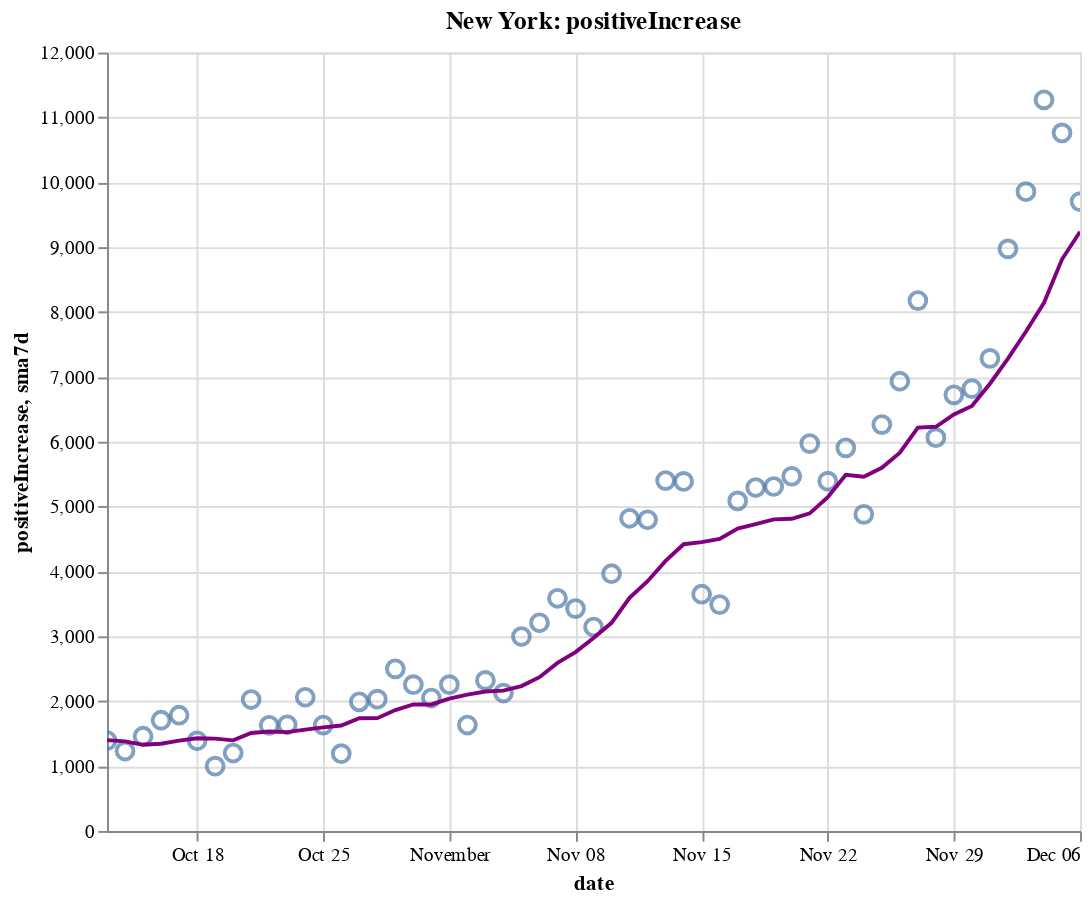

Notebook source saved alongside this figure:
### Code cell
create_plot(ny, 'positiveIncrease')

### Figure 1 — Vega-Lite specification as saved in the notebook (floating-point values rounded to 4 significant figures)
{"config": {"view": {"continuousWidth": 400, "continuousHeight": 300}}, "layer": [{"layer": [{"mark": {"type": "point", "size": 75}, "encoding": {"tooltip": [{"type": "temporal", "field": "date"}, {"type": "quantitative", "field": "positiveIncrease"}, {"type": "quantitative", "field": "sma7d"}], "x": {"type": "temporal", "field": "date"}, "y": {"type": "quantitative", "field": "positiveIncrease"}}, "selection": {"selector008": {"type": "interval", "bind": "scales", "encodings": ["x", "y"]}}}, {"mark": {"type": "line", "color": "purple"}, "encoding": {"x": {"type": "temporal", "field": "date"}, "y": {"type": "quantitative", "field": "sma7d"}}}]}, {"mark": {"type": "rule", "color": "#aaa"}, "encoding": {"x": {"type": "temporal", "field": "date"}}, "transform": [{"filter": {"selection": "selector007"}}]}, {"mark": "circle", "encoding": {"opacity": {"condition": {"value": 1, "selection": "selector007"}, "value": 0}, "tooltip": [{"type": "temporal", "field": "date"}, {"type": "quantitative", "field": "positiveIncrease"}, {"type": "quantitative", "field": "sma7d"}], "x": {"type": "temporal", "field": "date"}, "y": {"type": "quantitative", "field": "positiveIncrease"}}, "selection": {"selector007": {"type": "single", "encodings": ["x"], "on": "mouseover", "nearest": true, "empty": "none"}}}, {"mark": {"type": "text", "align": "left", "dx": 5, "dy": -5, "stroke": "white", "strokeWidth": 2}, "encoding": {"text": {"type": "quantitative", "field": "positiveIncrease"}, "tooltip": [{"type": "temporal", "field": "date"}, {"type": "quantitative", "field": "positiveIncrease"}, {"type": "quantitative", "field": "sma7d"}], "x": {"type": "temporal", "field": "date"}, "y": {"type": "quantitative", "field": "positiveIncrease"}}, "transform": [{"filter": {"selection": "selector007"}}]}, {"mark": {"type": "text", "align": "left", "dx": 5, "dy": -5}, "encoding": {"text": {"type": "quantitative", "field": "positiveIncrease"}, "tooltip": [{"type": "temporal", "field": "date"}, {"type": "quantitative", "field": "positiveIncrease"}, {"type": "quantitative", "field": "sma7d"}], "x": {"type": "temporal", "field": "date"}, "y": {"type": "quantitative", "field": "positiveIncrease"}}, "transform": [{"filter": {"selection": "selector007"}}]}], "data": {"name": "data-3433c3507998ab5eaab9e9a0fabde147"}, "height": 400, "title": "New York: positiveIncrease", "width": 500, "$schema": "https://vega.github.io/schema/vega-lite/v4.8.1.json", "datasets": {"data-3433c3507998ab5eaab9e9a0fabde147": [{"date": "2020-10-13T00:00:00", "totalTestResultsIncrease": 99070.0, "positiveIncrease": 1393.0, "death": 25600.0, "deathIncrease": 11.0, "positiveRate": 0.014, "state": "New York", "sma7d": 1400.0}, {"date": "2020-10-14T00:00:00", "totalTestResultsIncrease": 111700.0, "positiveIncrease": 1232.0, "death": 25600.0, "deathIncrease": 7.0, "positiveRate": 0.011, "state": "New York", "sma7d": 1382.0}, {"date": "2020-10-15T00:00:00", "totalTestResultsIncrease": 133200.0, "positiveIncrease": 1460.0, "death": 25620.0, "deathIncrease": 13.0, "positiveRate": 0.011, "state": "New York", "sma7d": 1328.0}, {"date": "2020-10-16T00:00:00", "totalTestResultsIncrease": 136000.0, "positiveIncrease": 1707.0, "death": 25630.0, "deathIncrease": 10.0, "positiveRate": 0.013, "state": "New York", "sma7d": 1344.0}, {"date": "2020-10-17T00:00:00", "totalTestResultsIncrease": 160000.0, "positiveIncrease": 1784.0, "death": 25640.0, "deathIncrease": 9.0, "positiveRate": 0.011, "state": "New York", "sma7d": 1393.0}, {"date": "2020-10-18T00:00:00", "totalTestResultsIncrease": 128800.0, "positiveIncrease": 1390.0, "death": 25640.0, "deathIncrease": 7.0, "positiveRate": 0.011, "state": "New York", "sma7d": 1428.0}, {"date": "2020-10-19T00:00:00", "totalTestResultsIncrease": 82010.0, "positiveIncrease": 998.0, "death": 25660.0, "deathIncrease": 15.0, "positiveRate": 0.012, "state": "New York", "sma7d": 1423.0}, {"date": "2020-10-20T00:00:00", "totalTestResultsIncrease": 90540.0, "positiveIncrease": 1201.0, "death": 25670.0, "deathIncrease": 13.0, "positiveRate": 0.013, "state": "New York", "sma7d": 1396.0}, {"date": "2020-10-21T00:00:00", "totalTestResultsIncrease": 124800.0, "positiveIncrease": 2026.0, "death": 25680.0, "deathIncrease": 7.0, "positiveRate": 0.016, "state": "New York", "sma7d": 1509.0}, {"date": "2020-10-22T00:00:00", "totalTestResultsIncrease": 135300.0, "positiveIncrease": 1628.0, "death": 25690.0, "deathIncrease": 15.0, "positiveRate": 0.012, "state": "New York", "sma7d": 1533.0}, {"date": "2020-10-23T00:00:00", "totalTestResultsIncrease": 141500.0, "positiveIncrease": 1637.0, "death": 25700.0, "deathIncrease": 11.0, "positiveRate": 0.012, "state": "New York", "sma7d": 1523.0}, {"date": "2020-10-24T00:00:00", "totalTestResultsIncrease": 156900.0, "positiveIncrease": 2061.0, "death": 25720.0, "deathIncrease": 13.0, "positiveRate": 0.013, "state": "New York", "sma7d": 1563.0}, {"date": "2020-10-25T00:00:00", "totalTestResultsIncrease": 120800.0, "positiveIncrease": 1632.0, "death": 25730.0, "deathIncrease": 12.0, "positiveRate": 0.014, "state": "New York", "sma7d": 1598.0}, {"date": "2020-10-26T00:00:00", "totalTestResultsIncrease": 82120.0, "positiveIncrease": 1191.0, "death": 25740.0, "deathIncrease": 12.0, "positiveRate": 0.015, "state": "New York", "sma7d": 1625.0}, {"date": "2020-10-27T00:00:00", "totalTestResultsIncrease": 111600.0, "positiveIncrease": 1991.0, "death": 25760.0, "deathIncrease": 16.0, "positiveRate": 0.018, "state": "New York", "sma7d": 1738.0}, {"date": "2020-10-28T00:00:00", "totalTestResultsIncrease": 129700.0, "positiveIncrease": 2031.0, "death": 25770.0, "deathIncrease": 15.0, "positiveRate": 0.016, "state": "New York", "sma7d": 1739.0}, {"date": "2020-10-29T00:00:00", "totalTestResultsIncrease": 168400.0, "positiveIncrease": 2499.0, "death": 25790.0, "deathIncrease": 19.0, "positiveRate": 0.015, "state": "New York", "sma7d": 1863.0}, {"date": "2020-10-30T00:00:00", "totalTestResultsIncrease": 146900.0, "positiveIncrease": 2255.0, "death": 25800.0, "deathIncrease": 12.0, "positiveRate": 0.015, "state": "New York", "sma7d": 1951.0}, {"date": "2020-10-31T00:00:00", "totalTestResultsIncrease": 137000.0, "positiveIncrease": 2049.0, "death": 25810.0, "deathIncrease": 3.0, "positiveRate": 0.015, "state": "New York", "sma7d": 1950.0}, {"date": "2020-11-01T00:00:00", "totalTestResultsIncrease": 148900.0, "positiveIncrease": 2255.0, "death": 25820.0, "deathIncrease": 17.0, "positiveRate": 0.015, "state": "New York", "sma7d": 2039.0}, {"date": "2020-11-02T00:00:00", "totalTestResultsIncrease": 96100.0, "positiveIncrease": 1633.0, "death": 25840.0, "deathIncrease": 14.0, "positiveRate": 0.017, "state": "New York", "sma7d": 2102.0}, {"date": "2020-11-03T00:00:00", "totalTestResultsIncrease": 127900.0, "positiveIncrease": 2321.0, "death": 25850.0, "deathIncrease": 15.0, "positiveRate": 0.018, "state": "New York", "sma7d": 2149.0}, {"date": "2020-11-04T00:00:00", "totalTestResultsIncrease": 133500.0, "positiveIncrease": 2126.0, "death": 25870.0, "deathIncrease": 15.0, "positiveRate": 0.016, "state": "New York", "sma7d": 2163.0}, {"date": "2020-11-05T00:00:00", "totalTestResultsIncrease": 161000.0, "positiveIncrease": 2997.0, "death": 25890.0, "deathIncrease": 24.0, "positiveRate": 0.019, "state": "New York", "sma7d": 2234.0}, {"date": "2020-11-06T00:00:00", "totalTestResultsIncrease": 160700.0, "positiveIncrease": 3209.0, "death": 25910.0, "deathIncrease": 18.0, "positiveRate": 0.02, "state": "New York", "sma7d": 2370.0}, {"date": "2020-11-07T00:00:00", "totalTestResultsIncrease": 163300.0, "positiveIncrease": 3587.0, "death": 25930.0, "deathIncrease": 18.0, "positiveRate": 0.022, "state": "New York", "sma7d": 2590.0}, {"date": "2020-11-08T00:00:00", "totalTestResultsIncrease": 145600.0, "positiveIncrease": 3428.0, "death": 25950.0, "deathIncrease": 19.0, "positiveRate": 0.024, "state": "New York", "sma7d": 2757.0}, {"date": "2020-11-09T00:00:00", "totalTestResultsIncrease": 111400.0, "positiveIncrease": 3144.0, "death": 25970.0, "deathIncrease": 26.0, "positiveRate": 0.028, "state": "New York", "sma7d": 2973.0}, {"date": "2020-11-10T00:00:00", "totalTestResultsIncrease": 128000.0, "positiveIncrease": 3965.0, "death": 26000.0, "deathIncrease": 32.0, "positiveRate": 0.031, "state": "New York", "sma7d": 3208.0}, {"date": "2020-11-11T00:00:00", "totalTestResultsIncrease": 164300.0, "positiveIncrease": 4820.0, "death": 26030.0, "deathIncrease": 21.0, "positiveRate": 0.029, "state": "New York", "sma7d": 3593.0}, {"date": "2020-11-12T00:00:00", "totalTestResultsIncrease": 162600.0, "positiveIncrease": 4797.0, "death": 26060.0, "deathIncrease": 29.0, "positiveRate": 0.029, "state": "New York", "sma7d": 3850.0}, {"date": "2020-11-13T00:00:00", "totalTestResultsIncrease": 203700.0, "positiveIncrease": 5401.0, "death": 26080.0, "deathIncrease": 24.0, "positiveRate": 0.027, "state": "New York", "sma7d": 4163.0}, {"date": "2020-11-14T00:00:00", "totalTestResultsIncrease": 184200.0, "positiveIncrease": 5388.0, "death": 26100.0, "deathIncrease": 24.0, "positiveRate": 0.029, "state": "New York", "sma7d": 4420.0}, {"date": "2020-11-15T00:00:00", "totalTestResultsIncrease": 133200.0, "positiveIncrease": 3649.0, "death": 26130.0, "deathIncrease": 30.0, "positiveRate": 0.027, "state": "New York", "sma7d": 4452.0}, {"date": "2020-11-16T00:00:00", "totalTestResultsIncrease": 124600.0, "positiveIncrease": 3490.0, "death": 26160.0, "deathIncrease": 26.0, "positiveRate": 0.028, "state": "New York", "sma7d": 4501.0}, {"date": "2020-11-17T00:00:00", "totalTestResultsIncrease": 159900.0, "positiveIncrease": 5088.0, "death": 26190.0, "deathIncrease": 30.0, "positiveRate": 0.032, "state": "New York", "sma7d": 4662.0}, {"date": "2020-11-18T00:00:00", "totalTestResultsIncrease": 154400.0, "positiveIncrease": 5294.0, "death": 26220.0, "deathIncrease": 36.0, "positiveRate": 0.034, "state": "New York", "sma7d": 4730.0}, {"date": "2020-11-19T00:00:00", "totalTestResultsIncrease": 195200.0, "positiveIncrease": 5310.0, "death": 26260.0, "deathIncrease": 32.0, "positiveRate": 0.027, "state": "New York", "sma7d": 4803.0}, {"date": "2020-11-20T00:00:00", "totalTestResultsIncrease": 205500.0, "positiveIncrease": 5468.0, "death": 26290.0, "deathIncrease": 35.0, "positiveRate": 0.027, "state": "New York", "sma7d": 4812.0}, {"date": "2020-11-21T00:00:00", "totalTestResultsIncrease": 207900.0, "positiveIncrease": 5972.0, "death": 26330.0, "deathIncrease": 34.0, "positiveRate": 0.029, "state": "New York", "sma7d": 4896.0}, {"date": "2020-11-22T00:00:00", "totalTestResultsIncrease": 196600.0, "positiveIncrease": 5392.0, "death": 26360.0, "deathIncrease": 31.0, "positiveRate": 0.027, "state": "New York", "sma7d": 5145.0}, {"date": "2020-11-23T00:00:00", "totalTestResultsIncrease": 191500.0, "positiveIncrease": 5906.0, "death": 26390.0, "deathIncrease": 33.0, "positiveRate": 0.031, "state": "New York", "sma7d": 5490.0}, {"date": "2020-11-24T00:00:00", "totalTestResultsIncrease": 164800.0, "positiveIncrease": 4881.0, "death": 26440.0, "deathIncrease": 51.0, "positiveRate": 0.03, "state": "New York", "sma7d": 5460.0}, {"date": "2020-11-25T00:00:00", "totalTestResultsIncrease": 173100.0, "positiveIncrease": 6265.0, "death": 26480.0, "deathIncrease": 41.0, "positiveRate": 0.036, "state": "New York", "sma7d": 5599.0}, {"date": "2020-11-26T00:00:00", "totalTestResultsIncrease": 217700.0, "positiveIncrease": 6933.0, "death": 26550.0, "deathIncrease": 67.0, "positiveRate": 0.032, "state": "New York", "sma7d": 5831.0}, {"date": "2020-11-27T00:00:00", "totalTestResultsIncrease": 219400.0, "positiveIncrease": 8176.0, "death": 26590.0, "deathIncrease": 39.0, "positiveRate": 0.037, "state": "New York", "sma7d": 6218.0}, {"date": "2020-11-28T00:00:00", "totalTestResultsIncrease": 152400.0, "positiveIncrease": 6063.0, "death": 26630.0, "deathIncrease": 44.0, "positiveRate": 0.04, "state": "New York", "sma7d": 6231.0}, {"date": "2020-11-29T00:00:00", "totalTestResultsIncrease": 157300.0, "positiveIncrease": 6723.0, "death": 26690.0, "deathIncrease": 58.0, "positiveRate": 0.043, "state": "New York", "sma7d": 6421.0}, {"date": "2020-11-30T00:00:00", "totalTestResultsIncrease": 149000.0, "positiveIncrease": 6819.0, "death": 26750.0, "deathIncrease": 57.0, "positiveRate": 0.046, "state": "New York", "sma7d": 6551.0}, {"date": "2020-12-01T00:00:00", "totalTestResultsIncrease": 146700.0, "positiveIncrease": 7285.0, "death": 26820.0, "deathIncrease": 69.0, "positiveRate": 0.05, "state": "New York", "sma7d": 6895.0}, {"date": "2020-12-02T00:00:00", "totalTestResultsIncrease": 193600.0, "positiveIncrease": 8973.0, "death": 26890.0, "deathIncrease": 73.0, "positiveRate": 0.046, "state": "New York", "sma7d": 7282.0}, {"date": "2020-12-03T00:00:00", "totalTestResultsIncrease": 203400.0, "positiveIncrease": 9855.0, "death": 26960.0, "deathIncrease": 66.0, "positiveRate": 0.048, "state": "New York", "sma7d": 7699.0}, {"date": "2020-12-04T00:00:00", "totalTestResultsIncrease": 208300.0, "positiveIncrease": 11270.0, "death": 27020.0, "deathIncrease": 62.0, "positiveRate": 0.054, "state": "New York", "sma7d": 8141.0}, {"date": "2020-12-05T00:00:00", "totalTestResultsIncrease": 215400.0, "positiveIncrease": 10760.0, "death": 27090.0, "deathIncrease": 72.0, "positiveRate": 0.05, "state": "New York", "sma7d": 8812.0}, {"date": "2020-12-06T00:00:00", "totalTestResultsIncrease": 205800.0, "positiveIncrease": 9702.0, "death": 27150.0, "deathIncrease": 60.0, "positiveRate": 0.047, "state": "New York", "sma7d": 9238.0}]}}
